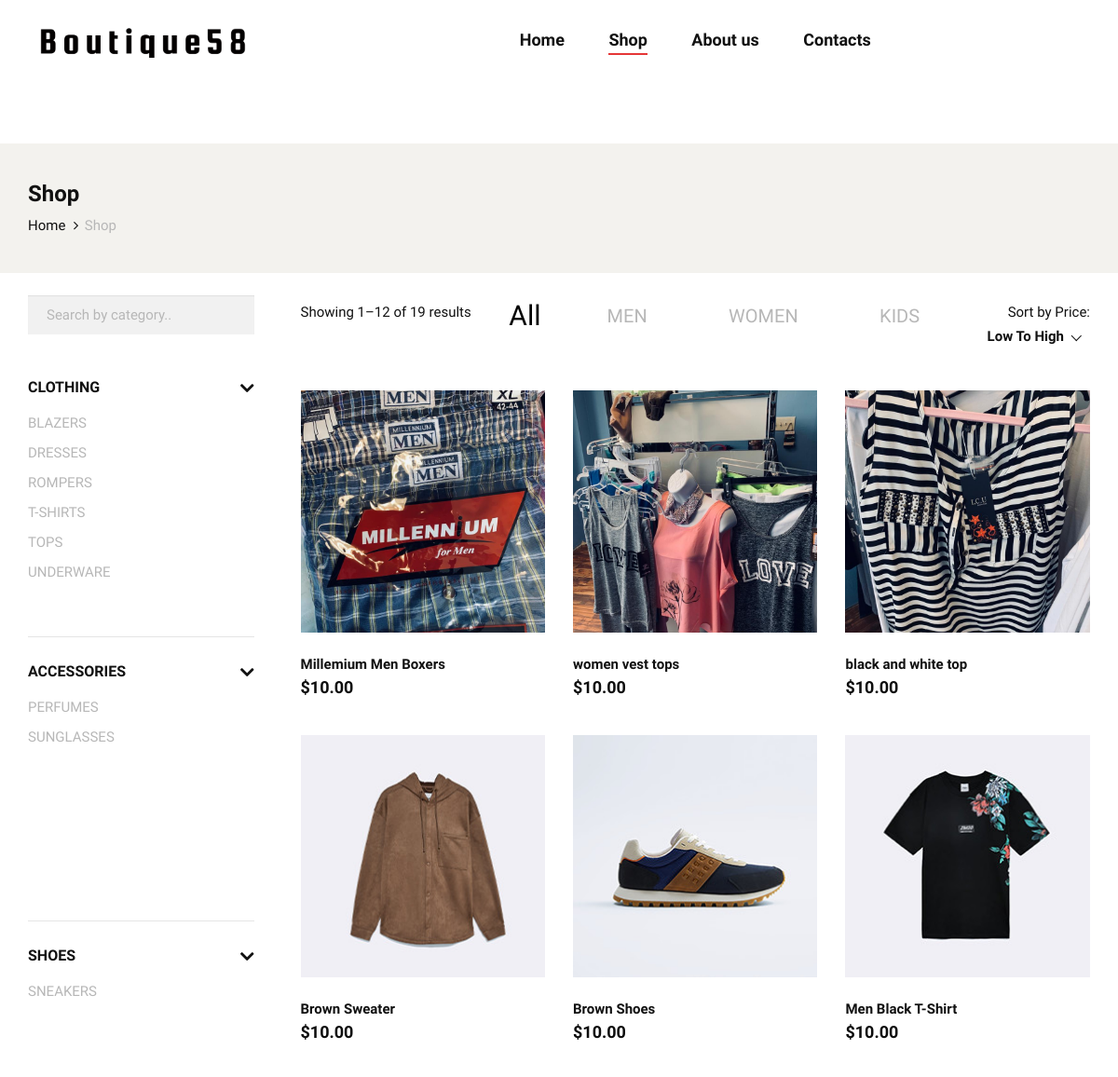
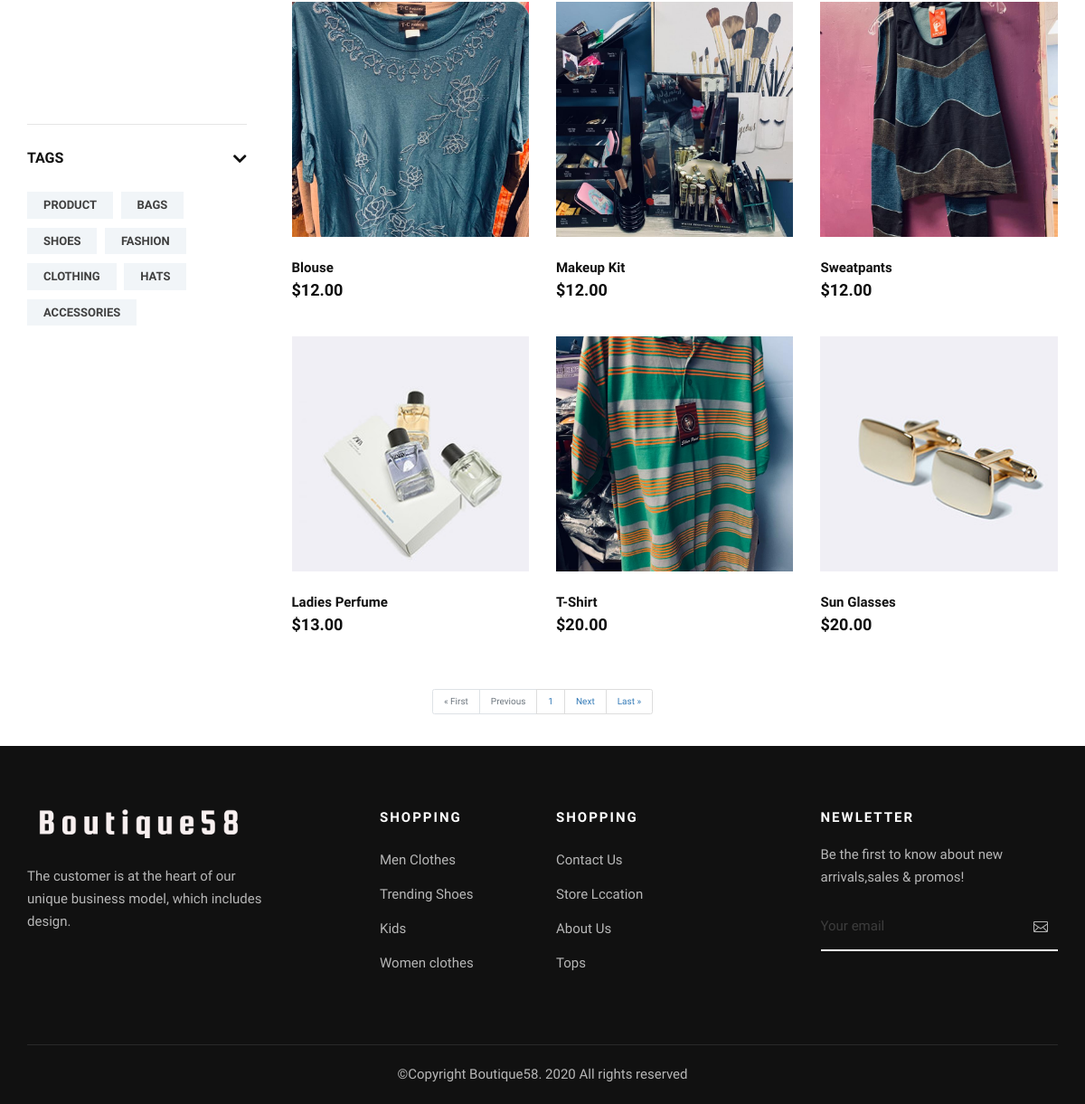
The app's page /shop/ with its own data (2 pictures, top to bottom).
### store/models.py (models this page shows)
class Item(models.Model):
    name = models.CharField(max_length=50)
    Product_Img = models.ImageField(upload_to='images/')
    Price = models.DecimalField(max_digits=19, decimal_places=2)
    category_type=models.CharField(max_length=64,default="",choices=TYPE)
    categories=models.CharField(max_length=64,default="",choices=CATEGORIES)
    date = models.DateTimeField(default=datetime.now())
    gender=models.CharField(max_length=64,default="",choices=GENDER)

### store/views.py (the view, shortened to what this page needs)
# urls.py: path("shop/", views.shop, name="shop"),
def shop(request):
	posts=Item.objects.all().order_by('Price')
	paginator = Paginator(posts, 12)
	page_number = request.GET.get('page')
	page_obj = paginator.get_page(page_number)
	accesories=Item.objects.filter(category_type="ACCESSORIES").values_list('categories',flat=True)
	clothing=Item.objects.filter(category_type="CLOTHING").values_list('categories',flat=True)
	shoes=Item.objects.filter(category_type="SHOES").values_list('categories',flat=True)
	categories=Item.objects.values_list('categories',flat=True)
	categories=list(categories)
	categories = list(dict.fromkeys(categories))
	categories=sorted(categories)
	accesories=list(accesories)
	accesories = list(dict.fromkeys(accesories))
	accesories=sorted(accesories)
	clothing=list(clothing)
	clothing = list(dict.fromkeys(clothing))
	clothing=sorted(clothing)
	shoes=list(shoes)
	shoes = list(dict.fromkeys(shoes))
	shoes=sorted(shoes)
	return render(request, "store/shop.html",{'page_obj': page_obj,"count":Item.objects.count(),"order":"ascending",
	"accessories":accesories,"clothings":clothing,"shoes":shoes, "categories":categories })

### store/templates/store/shop.html (shortened to what this page needs)
{% extends "store/layout.html" %}
{% load static %}
{% block body %}
    <link rel="stylesheet" href="https://maxcdn.bootstrapcdn.com/bootstrap/3.4.1/css/bootstrap.min.css">
      <link rel="stylesheet" href="{% static 'css/bootstrap.min.css' %}" type="text/css">
      <link rel="stylesheet" href="{% static 'css/font-awesome.min.css' %}" type="text/css">
      <link rel="stylesheet" href="{% static 'css/elegant-icons.css' %}" type="text/css">
      <link rel="stylesheet" href="{% static 'css/magnific-popup.css' %}" type="text/css">
      <link rel="stylesheet" href="{% static 'css/nice-select.css' %}" type="text/css">
      <link rel="stylesheet" href="{% static 'css/owl.carousel.min.css' %}" type="text/css">
      <link rel="stylesheet" href="{% static 'css/slicknav.min.css' %}" type="text/css">
      <link rel="stylesheet" href="{% static 'css/style.css'%}" type="text/css">
    <section class="breadcrumb-option">
        <div class="container">
            <div class="row">
                <div class="col-lg-12">
                    <div class="breadcrumb__text">
                        <h4>Shop</h4>
                        <div class="breadcrumb__links">
                            <a href="{%url 'index'%}">Home</a>
                            <span>Shop</span>
                        </div>
                    </div>
                </div>
            </div>
        </div>
    </section>
    <br>
    <br>
    <section class="shop spad">
        <div class="container">
            <div class="row">
                <div class="col-lg-3">
                    <div class="shop__sidebar">
                        <div class="shop__sidebar__search">
                            <form autocomplete="off">
                                    <div class="dropdown">
                                      <input class="form-control dropdown-toggle " id="myInput"  data-toggle="dropdown" type="text" placeholder="Search by category..">
                                    </div>
                                    </form>
                        </div>
                        <div class="shop__sidebar__accordion">
                            <div class="accordion" id="accordionExample">
                                <div class="card">
                                    <div class="card-heading">
                                        <a data-toggle="collapse" data-target="#collapseOne">Clothing</a>
                                    </div>
                                    <div id="collapseOne" class="collapse show " data-parent="#accordionExample">
                                        <div class="card-body">
                                            <div class="shop__sidebar__categories">
                                                <ul class="nice-scroll">
                                                    {%for category in clothings%}
                                                    <li><a  class="cat" href="{%url 'category' category%}">{{category}} </a></li>
                                                    {%endfor%}
                                                </ul>
                                            </div>
                                        </div>
                                    </div>
                                </div>
                                <div class="card">
                                    <div class="card-heading">
                                        <a data-toggle="collapse" data-target="#collapseTwo">Accessories</a>
                                    </div>
                                    <div id="collapseTwo" class="collapse show" data-parent="#accordionExample">
                                        <div class="card-body">
                                            <div class="shop__sidebar__categories">
                                                <ul class="nice-scroll">
                                                    {%for category in accessories%}
                                                    <li><a  class="cat" href="{%url 'category' category%}">{{category}} </a></li>
                                                    {%endfor%}
                                                </ul>
                                            </div>
                                        </div>
                                    </div>
                                </div>
                                <div class="card">
                                    <div class="card-heading">
                                        <a data-toggle="collapse" data-target="#collapseThree">Shoes</a>
                                    </div>
                                    <div id="collapseThree" class="collapse show" data-parent="#accordionExample">
                                        <div class="card-body">
                                            <div class="shop__sidebar__categories">
                                                <ul class="nice-scroll">
                                                    {%for category in shoes%}
                                                    <li><a  class="cat" href="{%url 'category' category%}">{{category}} </a></li>
                                                    {%endfor%}
                                                </ul>
                                            </div>
                                        </div>
                                    </div>
                                </div>
                                <div class="card">
                                    <div class="card-heading">
                                        <a data-toggle="collapse" data-target="#collapseSix">Tags</a>
                                    </div>
                                    <div id="collapseSix" class="collapse show" data-parent="#accordionExample">
                                        <div class="card-body">
                                            <div class="shop__sidebar__tags">
                                                <a href="#">Product</a>
                                                <a href="#">Bags</a>
                                                <a href="#">Shoes</a>
                                                <a href="#">Fashion</a>
                                                <a href="#">Clothing</a>
                                                <a href="#">Hats</a>
                                                <a href="#">Accessories</a>
                                            </div>
                                        </div>
                                    </div>
                                </div>
                            </div>
                        </div>
                    </div>
                </div>
                <div class="col-lg-9">
                    <div class="shop__product__option">
                        <div class="row">
                            <div class="col-lg-3 col-md-3 col-sm-3">
                                <div class="shop__product__option__left">
                                    <p>Showing {% if page_obj.has_next %}1–12 of {%endif%} {{count}} results</p>
                                </div>
                            </div>
                            <div class="col-lg-1 col-md-1 col-sm-1">
                                <div class="shop__product__option__right">
                                    <h4  style="text-align: center;"><a class="gender  black" href="{% url 'gender' 'all'%}">All</a></h4>
                                </div>
                            </div>
                            <div class="col-lg-2 col-md-2 col-sm-2">
                                <div class="shop__product__option__right">
                                    <h4 style="text-align: center;"><a class="gender" href="{% url 'gender' 'men'%}">MEN</a></h4>
                                </div>
                            </div>
                            <div class="col-lg-2 col-md-2 col-sm-2">
                                <div class="shop__product__option__right">
                                    <h4 style="text-align: center;"><a class="gender" href="{% url 'gender' 'women'%}">WOMEN</a> </h4>
                                </div>
                            </div>
                            <div class="col-lg-2 col-md-2 col-sm-2">
                                <div class="shop__product__option__right">
                                    <h4 style="text-align: center;" ><a class="gender" href="{% url 'gender' 'kids'%}">KIDS</a></h4>
                                </div>
                            </div>
                            <div class="col-lg-2 col-md-2 col-sm-2">
                                <form  action="" method="POST">
                                <div class="shop__product__option__right">
                                    <p>Sort by Price:</p>
                                </div>
                            </form>
                            </div>
                        </div>
                    </div>
                    <div class="row">
                        {% for product in  page_obj %}
                        <div class="col-lg-4 col-md-6 col-sm-6">
                            <div class="product__item">
                                <div class="product__item__pic set-bg" data-setbg="{{product.Product_Img.url}}">
                                </div>
                                <div class="product__item__text">
                                    <h6>{{product.name}}</h6>
                                    <h5>${{product.Price}}</h5>
                                </div>
                            </div>
                        </div>
                        {%endfor%}
                    </div>
                </div>
            </div>
        </div>
    </section>
    <div class="container">
        <ul class="pagination justify-content-center">
            {% if page_obj.has_previous %}
                <li class="page-item"><a href="?page=1" class="page-link">&laquo; First</a></li>
                <li class="page-item"><a href="?page={{ page_obj.previous_page_number }}" class="page-link">Previous</a></li>
            {% else %}
            <li class="page-item disabled"><a class="page-link">&laquo; First</a></li>
            <li class="page-item disabled"><a class="page-link">Previous</a></li>
            {% endif %}
                <li class="page-item"><a class="page-link">{{ page_obj.number }}</a></li>
            {% if page_obj.has_next %}
            <li class="page-item"><a href="?page={{ page_obj.next_page_number }}" class="page-link">Next</a></li>
            <li class="page-item"><a href="?page={{ page_obj.paginator.num_pages }}" class="page-link">Last &raquo;</a></li>
            {% else %}
            <li class="page-item disabled"><a class="page-link">Next</a></li>
            <li class="page-item disabled"><a class="page-link">Last &raquo;</a></li>
            {% endif %}
        </ul>
    </div>
    <br>
    {%endblock%}

### records on screen
Item: shows a picture, name "Millemium Men Boxers", Price "10.00"
Item: shows a picture, name "women vest tops", Price "10.00"
Item: shows a picture, name "black and white top", Price "10.00"
Item: shows a picture, name "Brown Sweater", Price "10.00"
Item: shows a picture, name "Brown Shoes", Price "10.00"
Item: shows a picture, name "Men Black T-Shirt", Price "10.00"
Item: shows a picture, name "Blouse", Price "12.00"
Item: shows a picture, name "Makeup Kit", Price "12.00"
Item: shows a picture, name "Sweatpants", Price "12.00"
Item: shows a picture, name "Ladies Perfume", Price "13.00"
Item: shows a picture, name "T-Shirt", Price "20.00"
Item: shows a picture, name "Sun Glasses", Price "20.00"

### other values on screen
{{ category }} "BLAZERS" "DRESSES" "ROMPERS" "T-SHIRTS" "TOPS" "UNDERWARE"
{{ category }} "PERFUMES" "SUNGLASSES"
{{ category }} "SNEAKERS"
{{ count }} "19"
{{ page_obj.number }} "1"
